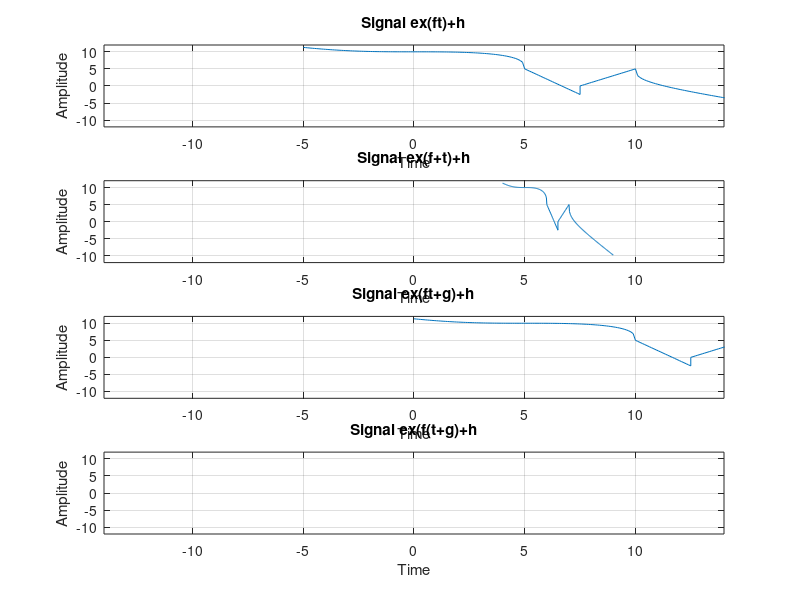

This figure's MATLAB source:
clear all;
close all;
clc;

%To plot some signals by input-method...

s1 = 'Input e:';
e = input(s1);
s2 = 'Input f:';
f = input(s2);
s3 = 'Input g:';
g = input(s3);
s4 = 'Input h:';
h = input(s4);
 
x = linspace(-1,1,100);
y = cbrt(1-(x.^3));
a = linspace(2,4,100);
b = cbrt(1-(a-1).^3);
c = linspace(1,1.5,25);
y1 = 3*(1-c);
d = linspace(1.5,2,25);
y2 = (d-2)/0.5;

z1 = [x c];
z2 = [z1 d];
z = [z2 a];

q1 = [y y1];
q2 = [q1 y2];
q = [q2 b];

subplot(4,2,[1 2]);
plot(z.*f,e*q+h);
grid on;
title('Signal ex(ft)+h');
xlim([-14 14]);
ylim([-12 12]);
xlabel('Time');
ylabel('Amplitude');

subplot(4,2,[3 4]);
plot(z+f,e*q+h);
grid on;
title('Signal ex(f+t)+h');
xlim([-14 14]);
ylim([-12 12]);
xlabel('Time');
ylabel('Amplitude');

subplot(4,2,[5 6]);
plot(z.*f+g,e*q+h);
grid on;
title('Signal ex(ft+g)+h');
xlim([-14 14]);
ylim([-12 12]);
xlabel('Time');
ylabel('Amplitude');

subplot(4,2,[7 8]);
plot((z+g).*f,e*q+h);
grid on;
title('Signal ex(f(t+g)+h');
xlim([-14 14]);
ylim([-12 12]);
xlabel('Time');
ylabel('Amplitude');



